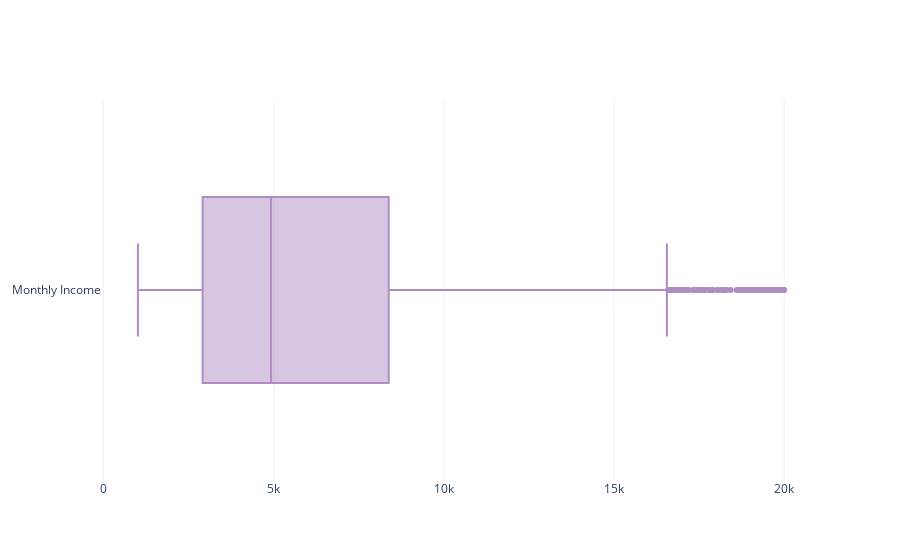

The notebook cell this image was saved under:
### Code cell
fig = go.Figure()

fig.add_trace(go.Box(
    x=df[att],
    name=name,
    marker_color=color
))
fig.update_layout(
    xaxis=dict( zeroline=False),
    boxmode='group',
    template="plotly_white",
    showlegend=False
)
fig.update_traces(orientation='h') # horizontal box plots
fig.show()

### Figure 1 — Plotly figure (JSON) as saved in the notebook; plotly's stock layout.template omitted (floating-point values rounded to 4 significant figures; data arrays with more than 128 entries replaced by an {"elided": "..."} marker saying what was removed)
{"data": [{"marker": {"color": "#af8dc3"}, "name": "Monthly Income", "orientation": "h", "type": "box", "x": {"elided": "1470 int values"}}], "layout": {"boxmode": "group", "showlegend": false, "xaxis": {"zeroline": false}}}
